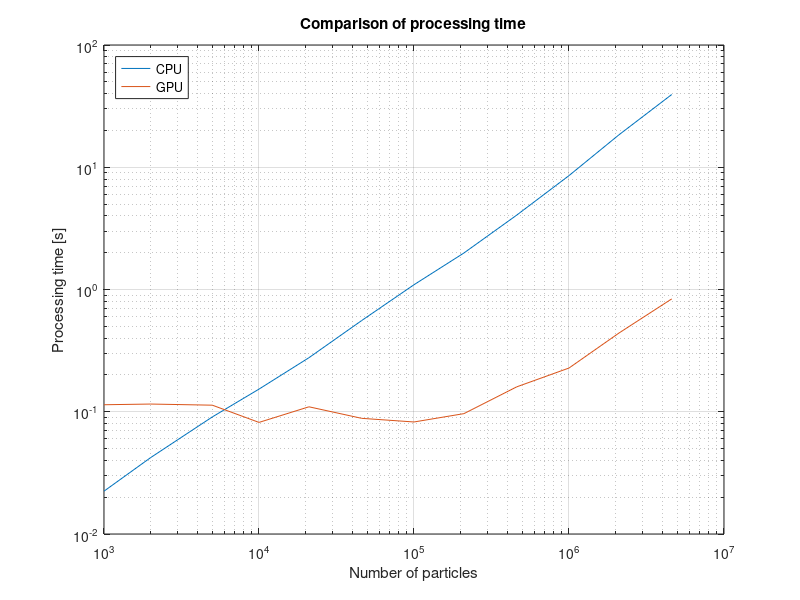

Write MATLAB code to recreate this figure.
CPU_proc_time=[0.022405 0.042172 0.090746 0.153184 0.276771 0.557631 1.094109 1.989788 4.060093 8.544947 18.419793 39.357227];
GPU_proc_time=[0.114105 0.115623 0.113173 0.081825 0.109776 0.088334 0.082486 0.096524 0.159872 0.227850 0.440376 0.837959 ];
N_part = [1e3 2e3 5e3 10e3 21e3 46e3 100e3 210e3 460e3 1000e3 2100e3 4600e3];

loglog(N_part, CPU_proc_time, 'DisplayName', 'CPU')
hold on
loglog(N_part, GPU_proc_time, 'DisplayName', 'GPU')
grid()
xlabel("Number of particles")
ylabel("Processing time [s]")
title("Comparison of processing time")
legend('Location','northwest')
